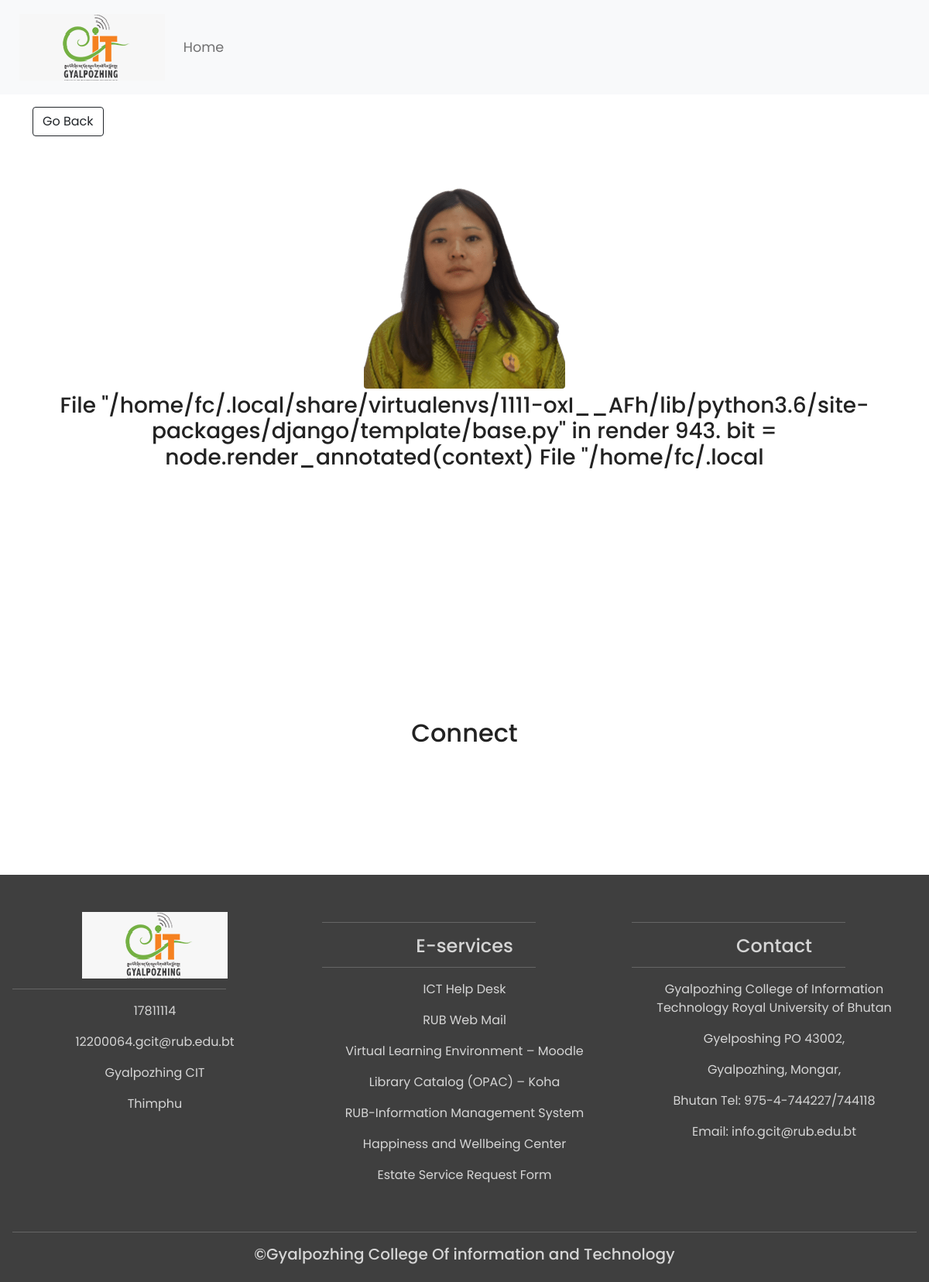
The app's page /photo/6 with its own data.
### clubsystem/models.py (models this page shows)
class Photo(models.Model):
    name = models.CharField(max_length=100)
    description = models.CharField(max_length=200)
    description2 = models.CharField(max_length=2000)
    img = models.ImageField(upload_to ='pics')
    notification = models.CharField(max_length=100, null=True)

### clubsystem/views.py (the view)
# urls.py: path('photo/<str:pk>', views.viewPhoto, name='photo'),
def viewPhoto(request, pk):
	photo = Photo.objects.get(id=pk)
	return render(request, 'photo.html', {'photo': photo})

### templates/photo.html (shortened to what this page needs)
{% load static %}
<!DOCTYPE html>
<html>
<head>
<link href="https://cdn.jsdelivr.net/npm/bootstrap@5.1.3/dist/css/bootstrap.min.css" rel="stylesheet">
    <link rel="stylesheet" href="{% static 'css/style.css' %}">
</head>
<body class="">
	<nav class="navbar navbar-expand-md navbar-light bg-light sticky-top">
		<div class="container-fluid">
			<a class ="navbar-brand" href="#"><img src="{% static 'img/logo.png' %}"></a>
			<div class="collapse navbar-collapse" id="navbarResponsive">
				 <ul class="navbar-nav ml-auto ">
           		 	<li class="nav-item active" >
           		 		<a class="nav-link" href="{%  url 'index'%}">Home</a>
           		 	</li>
          		</ul>
			</div>
	</nav>
	<div class="container">
		<div class="row justify-content-center">
			<div class="col">
				<a href="{% url 'index' %}" class="btn btn-outline-dark my-3">Go Back</a>
				<div style="height: 90vh;">
					<img class="rounded mx-auto d-block" style="max-width: 75%; max-height: 75%; padding-top: 10px;" src="{{photo.img.url}}">
					<h3 style="margin-top: 5px; text-align: center;"><span style="color: #black">{{photo.description2}} </span></h3>
            </div>
			</div>
		</div>
	</div>
	<div class="container-fluid padding">
		<div class="row text-center padding">
			<div class="col-12">
				<h2>Connect</h2>
			</div>
			<div class="col-12 social padding">
				<a href="#"></a>
				<a href="#"></a>
				<a href="#"></a>
				<a href="#"></a>
				<a href="#"></a>
			</div>
		</div>
	</div>
	<footer >
		<div class="container-fluid padding">
			<div class="row text-center">
				<div class="col-md-4">
					<img src="{% static 'img/logo.png' %}">
					<hr class="light">
					<p>17811114</p>
					<p>12200064.gcit@rub.edu.bt</p>
					<p>Gyalpozhing CIT</p>
					<p>Thimphu</p>
				</div>
				<div class="col-md-4">
					<hr class="light">
					<h4>E-services</h4>
					<hr class="light">
					<p>ICT Help Desk</p>
					<p>RUB Web Mail</p>
					<p>Virtual Learning Environment – Moodle</p>
					<p>Library Catalog (OPAC) – Koha</p>
					<p>RUB-Information Management System</p>
					<p>Happiness and Wellbeing Center</p>
					<p>Estate Service Request Form</p>
				</div>
				<div class="col-md-4">
					<hr class="light">
					<h4>Contact</h4>
					<hr class="light">
					<p>Gyalpozhing College of Information Technology
					Royal University of Bhutan</p>
					<p>Gyelposhing PO 43002,</p>
					<p>Gyalpozhing, Mongar,</p>
					<p>Bhutan Tel: 975-4-744227/744118</p>
					<p>Email: info.gcit@rub.edu.bt </p>
				</div>
				<div class="col-12">
					<hr class="light-100">
					<h5>&copy;Gyalpozhing College Of information and Technology</h5>
				</div>
		</div>
	</footer>
</body>
</html>

### static/style.css (style rules this page uses)
html, body { height: 100%; width: 100%; font-family: 'Poppins',sans-serif; color: #222; }
.navbar { padding: .8rem; }
.navbar-nav li { padding-right: 20px; }
.nav-link { font-size: 1.1em !important; }
.social a { font-size:4.5em; padding: 3rem; }
footer { background-color:#3f3f3f; color: #d5d5d5; padding-top: 2rem; }
hr.light { border-top: 1px solid #d5d5d5; width: 75%; margin-top: .8rem; margin-bottom: 1rem; }
hr.light-100 { border-top: 1px solid #d5d5d5; width: 100%; margin-top: .8rem; margin-bottom: 1rem; }
[class*="col-"] { padding: 1rem; }

### records on screen
Photo: img (picture), description2 "File \"/home/fc/.local/share/virtualenvs/1111-oxI__AFh/lib/python3.6/site-packages/django/template/base.py\" in render 943. bit = node.render_annotated(context) File \"/home/fc/.local"
